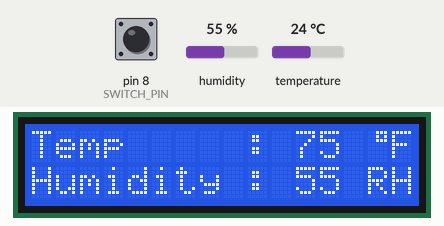
This sketch was run on a simulated Arduino Uno, built with avr-gcc and run on an emulated ATmega328P. Parts: 16×2 character LCD. The test bench sets the inputs (shaded band); at power-on: pin 8 (SWITCH_PIN) HIGH, humidity 55 %, temperature 24 °C. What the sketch prints to the serial monitor is not drawn.

Above: at 1.2 s.
1.3 s: pin 8 (SWITCH_PIN) pulled LOW for 1.2 s
At 2.8 s:
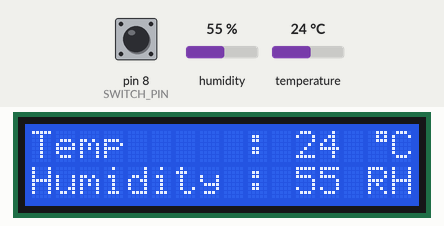
5.6 s: humidity set to 22 %
At 6.9 s:
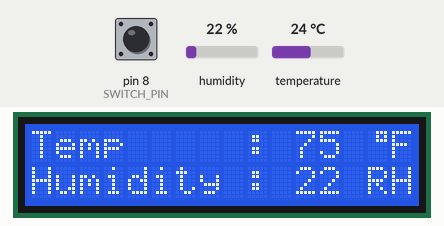
7.6 s: temperature set to 12 °C
At 9.4 s:
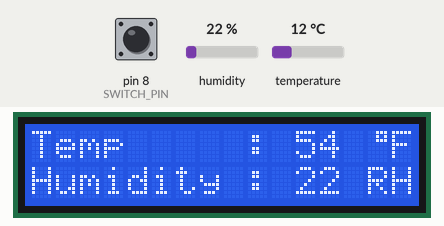
9.7 s: pin 8 (SWITCH_PIN) pulled LOW for 1.2 s
At 11.0 s:
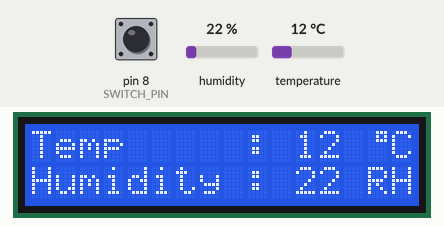
13.7 s: humidity set to 40 %
At 15.1 s:
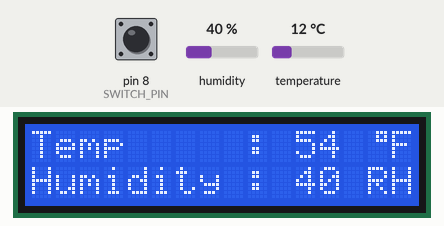
15.8 s: temperature set to 19 °C
At 17.7 s:
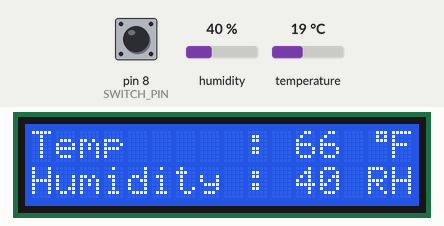
Timing chart, 0 to 18.8 s (numbered marks = the images above; inputs shaded):
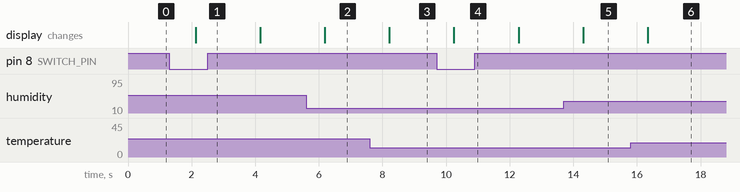

The sketch:

temp_and_humidity.ino
```cpp
#include "DHT.h"
#include <LiquidCrystal.h>
#define DHTPIN 13
#define DHTTYPE DHT11
#define SWITCH_PIN 8
DHT dht(DHTPIN, DHTTYPE);

byte degree[8]= { // Array of bytes
  B00111,  // B stands for binary formatter and the 5 numbers are the pixels
  B00101,
  B00111,
  B00000,
  B00000,
  B00000,
  B00000,
  B00000,
};


// Creates an LC object. Parameters: (rs, enable, d4, d5, d6, d7)
LiquidCrystal lcd(2, 3, 4, 5, 6, 7);

void setup() {
  Serial.begin(9600);
  dht.begin();

  pinMode(SWITCH_PIN, INPUT_PULLUP);

  lcd.begin(16,2);
  lcd.createChar(7, degree);
}

void loop() {

  float h = dht.readHumidity();
  float t = dht.readTemperature();
  float f = dht.convertCtoF(t);

  bool isSwitchOn = digitalRead(SWITCH_PIN) == 1;
  String tempFormat = "C";

  if (isnan(h) || isnan(t) || isnan(f)) {
    Serial.println("Failed to read from DHT sensor!");
    return;
  }

  // DO NOT REMOVE THIS PRINTLN
  // THE SWITCH WILL STOP WORKING IF IT ISN'T HERE
  // NO CLUE WHY
  Serial.println(digitalRead(SWITCH_PIN));

  char fToS[2];
  char strBuf[16];
  dtostrf(t, 2, 0, fToS);

  if(isSwitchOn){
    dtostrf(f, 2, 0, fToS);
    tempFormat = "F";
  }

  sprintf(strBuf, "%-8s : %-2s ", "Temp", fToS);

  lcd.clear();

  lcd.print(strBuf);
  lcd.write(7);
  lcd.print(tempFormat);

  dtostrf(h, 2, 0, fToS);
  sprintf(strBuf, "%-8s : %-2s RH", "Humidity", fToS);

  lcd.setCursor(0, 1);
  lcd.print(strBuf);

  delay(2000);

}
```

Measured:
- after the input at 1.3 s, the display: changes after 0.82 s (image 1)
- after the input at 5.6 s, the display: changes after 0.59 s (image 2)
- after the input at 7.6 s, the display: changes after 0.62 s (image 3)
- after the input at 9.7 s, the display: changes after 0.55 s (image 4)
- after the input at 13.7 s, the display: changes after 0.61 s (image 5)
- after the input at 15.8 s, the display: changes after 0.54 s (image 6)
